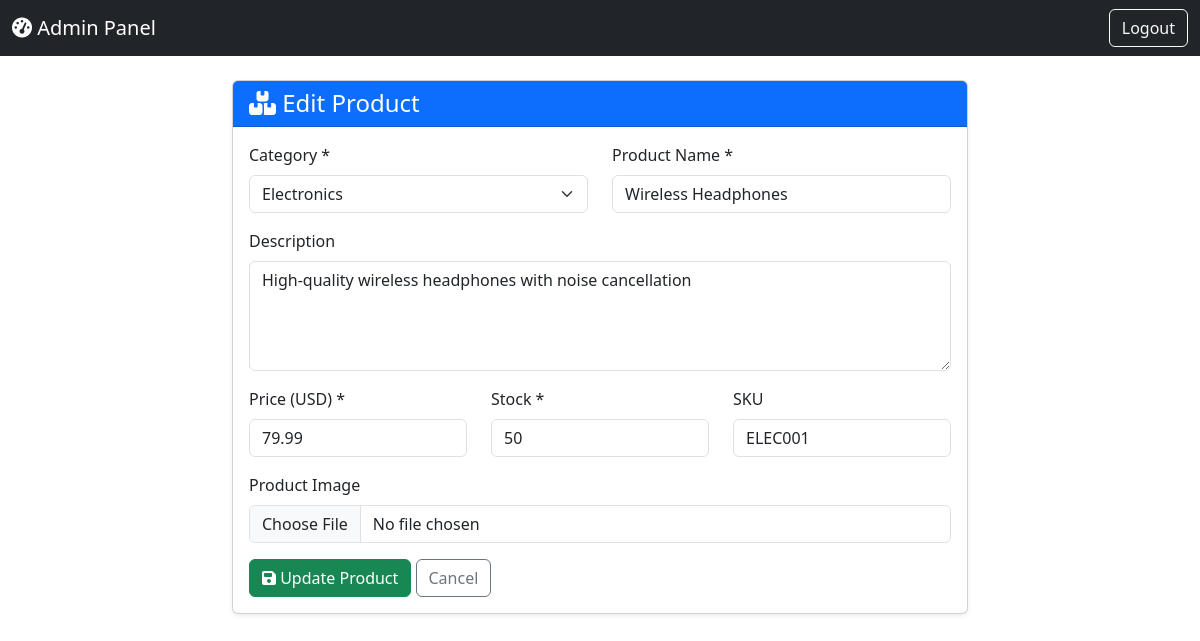
Screenshot of /admin/add-product.php?id=1 (signed in) with the database file from the repository.
### tables this page shows
CREATE TABLE `products` (
  `product_id` INT PRIMARY KEY AUTO_INCREMENT,
  `category_id` INT NOT NULL,
  `product_name` VARCHAR(150) NOT NULL,
  `description` TEXT,
  `price` DECIMAL(10, 2) NOT NULL,
  `stock` INT NOT NULL DEFAULT 0,
  `image` VARCHAR(255),
  `sku` VARCHAR(50) UNIQUE,
  `created_at` TIMESTAMP DEFAULT CURRENT_TIMESTAMP,
  `updated_at` TIMESTAMP DEFAULT CURRENT_TIMESTAMP ON UPDATE CURRENT_TIMESTAMP,
  FOREIGN KEY (`category_id`) REFERENCES `categories` (`category_id`) ON DELETE CASCADE,
  INDEX `idx_name` (`product_name`),
  INDEX `idx_category` (`category_id`),
  INDEX `idx_sku` (`sku`)
);

CREATE TABLE `categories` (
  `category_id` INT PRIMARY KEY AUTO_INCREMENT,
  `category_name` VARCHAR(100) UNIQUE NOT NULL,
  `description` TEXT,
  `image` VARCHAR(255),
  `created_at` TIMESTAMP DEFAULT CURRENT_TIMESTAMP,
  INDEX `idx_name` (`category_name`)
);

### admin/add-product.php (the view, shortened to what this page needs)
<?php
include_once '../config/db.php';
$page_title = isset($_GET['id']) ? "Edit Product" : "Add Product";
$product_id = isset($_GET['id']) && is_numeric($_GET['id']) ? (int)$_GET['id'] : 0;
$product = null;
$categories_result = $conn->query("SELECT * FROM categories ORDER BY category_name");
if ($product_id > 0) {
    $query = "SELECT * FROM products WHERE product_id = ?";
    $stmt = $conn->prepare($query);
    $stmt->bind_param("i", $product_id);
    $stmt->execute();
    $result = $stmt->get_result();
    if ($result->num_rows > 0) {
        $product = $result->fetch_assoc();
    } else {
        redirect('/E-comm/admin/products.php');
    }
}
?>
<!DOCTYPE html>
<html lang="en">
<head>
    <link href="https://cdnjs.cloudflare.com/ajax/libs/bootstrap/5.3.0/css/bootstrap.min.css" rel="stylesheet">
    <link href="https://cdnjs.cloudflare.com/ajax/libs/font-awesome/6.4.0/css/all.min.css" rel="stylesheet">
</head>
<body>
    <nav class="navbar navbar-expand-lg navbar-dark bg-dark">
        <div class="container-fluid">
            <a class="navbar-brand" href="/E-comm/admin/dashboard.php">
                <i class="fas fa-tachometer-alt"></i> Admin Panel
            </a>
            <div class="ms-auto">
                <a href="/E-comm/admin/logout.php" class="btn btn-outline-light">Logout</a>
            </div>
        </div>
    </nav>
    <div class="container py-4">
        <div class="row">
            <div class="col-md-8 mx-auto">
                <div class="card shadow-sm">
                    <div class="card-header bg-primary text-white">
                        <h4 class="mb-0"><i class="fas fa-boxes"></i> <?php echo $page_title; ?></h4>
                    </div>
                    <div class="card-body">
                        <form method="POST" action="" enctype="multipart/form-data">
                            <div class="row">
                                <div class="col-md-6 mb-3">
                                    <label for="category_id" class="form-label">Category *</label>
                                    <select class="form-select" id="category_id" name="category_id" required>
                                        <?php while ($cat = $categories_result->fetch_assoc()): ?>
                                            <option value="<?php echo $cat['category_id']; ?>"
                                                    <?php echo ($product && $product['category_id'] == $cat['category_id']) ? 'selected' : ''; ?>>
                                                <?php echo $cat['category_name']; ?>
                                            </option>
                                        <?php endwhile; ?>
                                    </select>
                                </div>
                                <div class="col-md-6 mb-3">
                                    <label for="product_name" class="form-label">Product Name *</label>
                                    <input type="text" class="form-control" id="product_name" name="product_name"
                                           value="<?php echo $product ? $product['product_name'] : ''; ?>" required>
                                </div>
                            </div>
                            <div class="mb-3">
                                <label for="description" class="form-label">Description</label>
                                <textarea class="form-control" id="description" name="description" rows="4"><?php echo $product ? $product['description'] : ''; ?></textarea>
                            </div>
                            <div class="row">
                                <div class="col-md-4 mb-3">
                                    <label for="price" class="form-label">Price (USD) *</label>
                                    <input type="number" class="form-control" id="price" name="price"
                                           step="0.01" min="0" value="<?php echo $product ? $product['price'] : ''; ?>" required>
                                </div>
                                <div class="col-md-4 mb-3">
                                    <label for="stock" class="form-label">Stock *</label>
                                    <input type="number" class="form-control" id="stock" name="stock"
                                           min="0" value="<?php echo $product ? $product['stock'] : ''; ?>" required>
                                </div>
                                <div class="col-md-4 mb-3">
                                    <label for="sku" class="form-label">SKU</label>
                                    <input type="text" class="form-control" id="sku" name="sku"
                                           value="<?php echo $product ? $product['sku'] : ''; ?>">
                                </div>
                            </div>
                            <div class="mb-3">
                                <label for="image" class="form-label">Product Image <?php echo !$product ? '*' : ''; ?></label>
                                <input type="file" class="form-control" id="image" name="image"
                                       accept="image/*" <?php echo !$product ? 'required' : ''; ?>>
                            </div>
                            <button type="submit" class="btn btn-success">
                                <i class="fas fa-save"></i> <?php echo $product_id > 0 ? 'Update' : 'Create'; ?> Product
                            </button>
                            <a href="/E-comm/admin/products.php" class="btn btn-outline-secondary">
                                Cancel
                            </a>
                        </form>
                    </div>
                </div>
            </div>
        </div>
    </div>
</body>
</html>

### rows the page displays
products: category_id "Electronics", product_name "Wireless Headphones", description "High-quality wireless headphones with noise cancellation", price "79.99", stock "50", sku "ELEC001"

### other values shown
$page_title "Edit Product"
